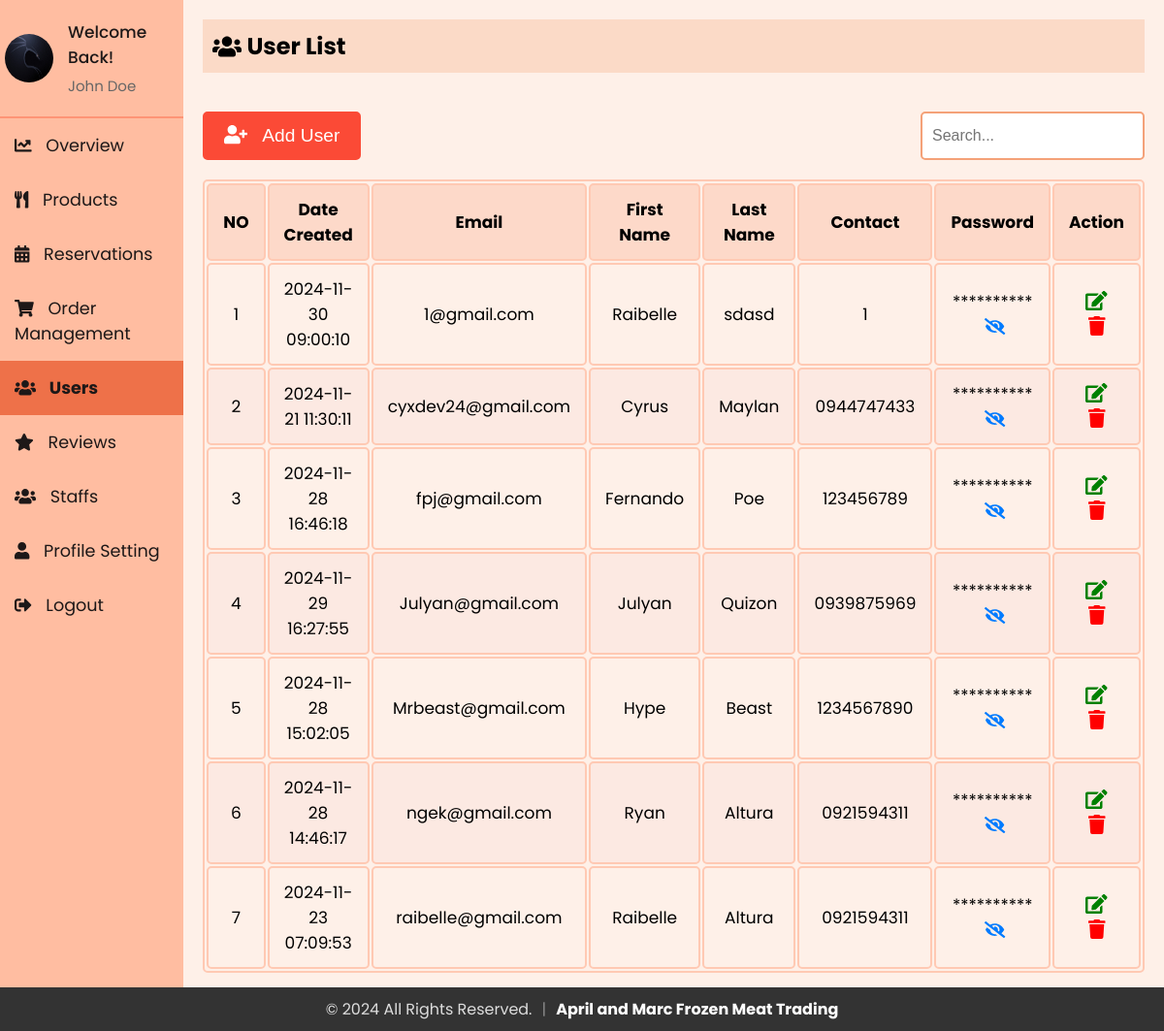
The app's page /admin/users.php (signed in) with its own data.
### tables this page shows
CREATE TABLE `staff` (
  `id` int(11) NOT NULL,
  `firstName` varchar(50) NOT NULL,
  `lastName` varchar(50) NOT NULL,
  `email` varchar(100) NOT NULL,
  `contact` varchar(15) DEFAULT NULL,
  `role` enum('superadmin','admin','delivery boy','waiter') NOT NULL,
  `password` varchar(255) NOT NULL,
  `createdAt` timestamp NOT NULL DEFAULT current_timestamp(),
  `updatedAt` timestamp NOT NULL DEFAULT current_timestamp() ON UPDATE current_timestamp(),
  `profile_image` varchar(255) NOT NULL DEFAULT 'default.jpg'
);

CREATE TABLE `users` (
  `email` varchar(255) NOT NULL,
  `firstName` varchar(255) NOT NULL,
  `lastName` varchar(255) NOT NULL,
  `contact` varchar(10) NOT NULL,
  `password` varchar(255) DEFAULT NULL,
  `dateCreated` timestamp NOT NULL DEFAULT current_timestamp(),
  `profile_image` varchar(255) NOT NULL DEFAULT 'default.jpg'
);

### admin/sidebar.php (called while the page is built, shortened)
<?php
include 'db_connection.php';
$admin_email = isset($_SESSION['email']) ? $_SESSION['email'] : '';
function getAdminInfo($email)
{
  global $conn;
  $stmt = $conn->prepare("SELECT firstName, lastName, email, profile_image FROM staff WHERE email = ?");
  $stmt->bind_param("s", $email);
  $stmt->execute();
  $stmt->bind_result($firstName, $lastName, $email,  $profile_image);
  return [
    'firstName' => $firstName ?: '',
    'lastName' => $lastName ?: '',
    'email' => $email ?: '',
    'profile_image' => $profile_image ?: 'default.jpg'
  ];
}
$admin_info = getAdminInfo($admin_email);
?>

### admin/users.php (the view, shortened to what this page needs)
<?php
include 'db_connection.php';
$search = '';
?>
<?php
include 'sidebar.php';
?>
<!DOCTYPE html>
<html lang="en">
<head>
  <link rel="stylesheet" href="https://cdnjs.cloudflare.com/ajax/libs/font-awesome/5.15.3/css/all.min.css">
  <link rel="stylesheet" href="admin_user.css">
  <link rel="stylesheet" href="sidebar.css">
</head>
<body>
  <div class="sidebar">
    <div class="profile-section">
      <img src="../uploads/<?php echo htmlspecialchars($admin_info['profile_image']); ?>" alt="Profile Picture">
      <div class="info">
        <h3>Welcome Back!</h3>
        <p><?php echo htmlspecialchars($admin_info['firstName']) . ' ' . htmlspecialchars($admin_info['lastName']); ?></p>
      </div>
    </div>
    <ul>
      <li><a href="index.php"><i class="fas fa-chart-line" style="margin-right: 10px;"></i> Overview</a></li>
      <li><a href="admin_menu.php" ><i class="fas fa-utensils" style="margin-right: 10px;"></i> Products</a></li>
      <li><a href="reservations.php"><i class="fas fa-calendar-alt" style="margin-right: 10px;"></i> Reservations</a></li>
      <li><a href="admin_orders.php"><i class="fas fa-shopping-cart" style="margin-right: 10px;"></i> Order Management</a></li>
      <li><a href="users.php" class="active"><i class="fas fa-users" style="margin-right: 10px;"></i> Users</a></li>
      <li><a href="reviews.php"><i class="fas fa-star" style="margin-right: 10px;"></i> Reviews</a></li>
      <li><a href="staffs.php" ><i class="fas fa-users" style="margin-right: 10px;"></i> Staffs</a></li>
      <li><a href="profile.php"><i class="fas fa-user" style="margin-right: 10px;"></i> Profile Setting</a></li>
      <li style="margin-right: 10px;"><a href="logout.php"><i class="fas fa-sign-out-alt" style="margin-right: 10px;"></i> Logout</a></li>
    </ul>
  </div>
  <div class="content">
    <div class="header">
      <h2><i class="fas fa-users"></i>&nbsp;User List</h2>
    </div>
    <div class="actions">
      <button onclick="openaddUserModal()"><i class="fas fa-user-plus"></i> &nbsp; Add User</button>
      <form method="POST" id="searchForm" class="search-bar">
        <input type="text" name="search" placeholder="Search..." value="<?php echo htmlspecialchars($search); ?>">
      </form>
    </div>
    <table id="userTable">
      <thead>
        <tr>
          <th>NO</th>
          <th>Date Created</th>
          <th>Email</th>
          <th>First Name</th>
          <th>Last Name</th>
          <th>Contact</th>
          <th>Password</th>
          <th>Action</th>
        </tr>
      </thead>
      <tbody>
      <?php
        $sql = "SELECT * FROM users";
        $result = $conn->query($sql);
        if ($result->num_rows > 0) {
          $counter = 1;
          while ($row = $result->fetch_assoc()) {
            $passwordMasked = str_repeat('*', 10);
            $passwordVisible = substr($row['password'], 0, 10);
            echo "<tr>
                      <td>{$counter}</td>
                      <td>{$row['dateCreated']}</td>
                      <td>{$row['email']}</td>
                      <td>{$row['firstName']}</td>
                      <td>{$row['lastName']}</td>
                      <td>{$row['contact']}</td>
                      <td>
                          <span class='password-masked'>{$passwordMasked}</span>
                          <span class='password-visible' style='display: none;'>{$passwordVisible}</span>
                          <i class='fas fa-eye-slash toggle-password' onclick='togglePassword(this)'></i>
                      </td>
                      <td>
                          <button id='editbtn' onclick='openEditUserModal(this)' data-email='{$row['email']}' data-firstname='{$row['firstName']}' data-lastname='{$row['lastName']}' data-contact='{$row['contact']}' data-password='{$row['password']}'><i class='fas fa-edit'></i></button>
                          <button id='deletebtn' onclick=\"deleteItem('{$row['email']}')\"><i class='fas fa-trash'></i></button>
                      </td>
                  </tr>";
            $counter++;
          }
        } else {
          echo "<tr><td colspan='8' style='text-align: center;'>No Users Found</td></tr>";
        }
      ?>
      </tbody>
    </table>
  </div>
</body>
</html>

### admin/admin_user.css (style rules this page uses)
* { margin: 0; padding: 0; }
body { background: #fef0e8; font-family: "Poppins", sans-serif; margin: 0; }
.content { margin-bottom: 40px; }
.actions { display: flex; justify-content: space-between; align-items: center; margin-top: 40px; margin-bottom: 20px; }
#userTable td { position: relative; }
#userTable .fa-eye, #userTable .fa-eye-slash { cursor: pointer; margin-left: 5px; color: #007bff; }
.search-bar input { padding: 14px 10px; font-size: 16px; border-radius: 5px; border: 2px solid #f4a178; cursor: pointer; outline: none; }
.header { padding: 10px; background-color: #fbdac7; margin-bottom: 20px; display: flex; align-items: center; }
table { width: 100%; border: 2px solid #ffc9b3; font-size: 17px; text-align: center; cursor: pointer; border-radius: 5px; }
table th, table td { padding: 12px 15px; border: 2px solid #ffc9b3; border-radius: 5px; }
table th { background-color: #fdd9c9; }
table tr:nth-of-type(even) { background-color: #fce9e2; }
button { background-color: #fb4a36; color: white; border: 2px solid #fb4a36; padding: 12px 20px; cursor: pointer; border-radius: 5px; transition: all 0.3s ease; font-size: 1.2rem; }
#editbtn, #deletebtn { font-size: 20px; background: none; border: none; padding: 0 0 0 0; outline: none; cursor: pointer; padding: 0 5px 0 5px; }
#editbtn { color: green; }
#deletebtn { color: red; }
.sidebar ul li a.active { font-weight: bold; }

### admin/sidebar.css (style rules this page uses)
* { margin: 0; padding: 0; box-sizing: border-box; }
body { background: #fef0e8; font-family: "Poppins", sans-serif; display: flex; flex-direction: row; margin: 0; }
.sidebar { width: 250px; background-color: #ffbda1; color: #1d1818; overflow: auto; position: relative; min-height: 100vh; font-size: 1.1rem }
.sidebar ul li a { display: block; padding: 15px; text-decoration: none; color: #1d1818; transition: background-color 0.3s; }
.sidebar ul li a.active { background-color:#ee7149; font-weight: bold; }
.sidebar ul { list-style-type: none; padding: 0; }
.content { flex: 1; padding: 20px; }
.header { padding: 10px; background-color: #fbdac7; margin-bottom: 20px; display: flex; align-items: center; }
.header h2 { display: flex; align-items: center; }
.profile-section { padding: 20px 5px 20px 5px; display: flex; align-items: center; border-bottom: 2px solid rgba(253, 108, 77, 0.5); }
.profile-section img { width: 50px; height: 50px; border-radius: 50%; margin-right: 15px; }
.profile-section .info { flex-grow: 1; }
.profile-section .info h3 { margin: 0; font-size: 17px; font-weight: 500; }
.profile-section .info p { margin: 5px 0 0; font-size: 15px; color: #666; }
.sidebar ul li a.active { font-weight: bold; }

### admin/users.php (style rules this page uses)
.sidebar ul li a.active { font-weight: bold; }

### records on screen
staff: profile_image (picture), firstName "John", lastName "Doe"
users: dateCreated "2024-11-30 09:00:10", email "1@gmail.com", firstName "Raibelle", lastName "sdasd", contact "1", passwordMasked "**********"
users: dateCreated "2024-11-21 11:30:11", email "cyxdev24@gmail.com", firstName "Cyrus", lastName "Maylan", contact "0944747433", passwordMasked "**********"
users: dateCreated "2024-11-28 16:46:18", email "fpj@gmail.com", firstName "Fernando", lastName "Poe", contact "123456789", passwordMasked "**********"
users: dateCreated "2024-11-29 16:27:55", email "Julyan@gmail.com", firstName "Julyan", lastName "Quizon", contact "0939875969", passwordMasked "**********"
users: dateCreated "2024-11-28 15:02:05", email "Mrbeast@gmail.com", firstName "Hype", lastName "Beast", contact "1234567890", passwordMasked "**********"
users: dateCreated "2024-11-28 14:46:17", email "ngek@gmail.com", firstName "Ryan", lastName "Altura", contact "0921594311", passwordMasked "**********"
users: dateCreated "2024-11-23 07:09:53", email "raibelle@gmail.com", firstName "Raibelle", lastName "Altura", contact "0921594311", passwordMasked "**********"
